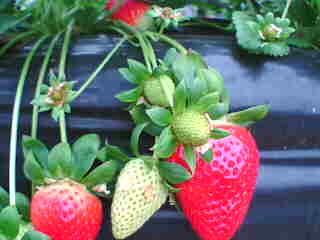
%> input picture Material_Imagenes/01_MuestrasColores/Color3.jpeg, 320 x 240 px, given in place of EvRojo1.tif, which was not available
$ octave Paso01_Entrenamiento_Aplicacion_KNN.m   (GNU Octave 9; MATLAB toolbox functions it lacks are replaced by stand-ins)
%> lines starting %> are read from the running program, lines starting %| are printed output that depends on the picture; pictures that were not available may be replaced by others from this repository, and a replacement may not be noted
%> further down, imagen is the input picture: size 240x320x3 uint8; mean R, G, B 109, 113.1, 107.3
### proyecto/Funciones/aplica_knn.m
function Ib = aplica_knn(imagen,datosModelo,codifValores,k,modelo)
%> called with k = 9, modelo = [1 2 3]

    % IDENTIFICAMOS LOS VALORES PARA EL FIT
    inputs_ent = datosModelo;
    outputs_ent = codifValores;

    % HACEMOS EL FIT DEL MODELO
    KNN_model = fitcknn(inputs_ent, outputs_ent,'NumNeighbors',k);

    % REDUCIMOS LA IMAGEN
    imagenR = imresize(imagen,0.5);

    % OBTNEMOS LOS DESCRIPTORES DE INTERES NORMALIZADOS
    [d1 d2 d3] = calcula_descriptores_interes(imagenR, modelo);

    % INICIALIZAMOS MATRIZ RESULTADO
    [N M dim] = size(imagenR);
    resultado = zeros(N,M);

    % RECORREMOS LAS COLUMNAS DE LA IMAGEN PARA CREAR UN SOLO INPUT
    input = [];
    for j = 1:M
        input_temp = [d1(:,j) d2(:,j) d3(:,j)];
        input = [input ; input_temp];
    end

    Codificacion_input = predict(KNN_model,input);


    % REOCSTRUIMOS LA SALIDA
    ind = 1;
    for j = 1:M
        resultado(:,j) = Codificacion_input(ind:ind+N-1);
        ind = ind+N;
    end


    % REESCALAMOS LA MATRIZ CODIFICADA
    [F C dim] = size(imagen);
    codifImagen = round(imresize(resultado,[F C], 'nearest'));
    Ib = codifImagen == 1;
end

### proyecto/Funciones/calcula_descriptores_interes.m
function [d1 d2 d3] = calcula_descriptores_interes(imagen, modelo)
%> called with modelo = [1 2 3]

    % CALCULO R G B
    R = double(imagen(:,:,1));
    G = double(imagen(:,:,2));
    B = double(imagen(:,:,3));

    % CALCULO R G B normalizada
    Rnorm = R/255;
    Gnorm = G/255;
    Bnorm = B/255;

    % CALCULO I
    I = (R+G+B)/3;

    % CALCULO I normalizada
    Inorm = (Rnorm+Gnorm+Bnorm)/3;

    % CALCULO H S
    hsv = rgb2hsv(imagen);
%> hsv: size 120x160x3 double; mean H, S, V 0.507, 0.455, 0.579
    H = hsv(:,:,1);
    S = hsv(:,:,2);
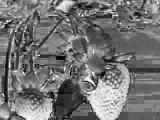
%> S: size 120x160 double; min 0, max 1, mean 0.455

    % CALCULO H S normalizado
    Hnorm = H;
    Snorm = S;


    % CALCULO YUV
    % 1- Normalizamos R G B (ya hecho)
    % 2- Conversion YUV
    Y = 0.299*Rnorm + 0.587*Gnorm + 0.114*Bnorm;
    U = 0.492*(Bnorm-Y);
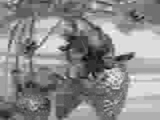
%> U: size 120x160 double; min -0.185, max 0.142, mean -0.00758; drawn with min black and max white
    V = 0.877*(Rnorm-Y);

    % CALCULO YUV normalizada
    Ynorm = Y;
    Unorm = mat2gray(U,[-0.436 0.436]);
    Vnorm = mat2gray(V,[-0.615 0.615]);


    % CALCULO L a b
    lab = rgb2lab(imagen);
%> lab: size 120x160x3 double; mean of channels 1, 2, 3 48.6, -2, 5.5
    L = lab(:,:,1);
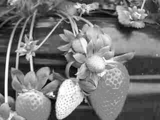
%> L: size 120x160 double; min 3.26, max 99.57, mean 48.6; drawn with min black and max white
    a = lab(:,:,2);
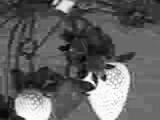
%> a: size 120x160 double; min -53.74, max 81.24, mean -2; drawn with min black and max white
    b = lab(:,:,3);
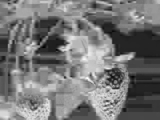
%> b: size 120x160 double; min -42.68, max 60.82, mean 5.5; drawn with min black and max white
    Lnorm = L/100;
    anorm = (a-(-128)) / (127 - (-128));
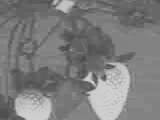
%> anorm: size 120x160 double; min 0.291, max 0.821, mean 0.494
    bnorm = (b -(-128)) / (127 - (-128));
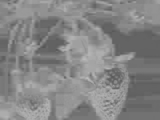
%> bnorm: size 120x160 double; min 0.335, max 0.74, mean 0.523

    % CONCATENAMOS LAS MATRICES
    descriptores = cat(3,Rnorm,Gnorm,Bnorm,...
                        Hnorm, Snorm,Inorm,...
                        Ynorm,Unorm,Vnorm,...
                        Lnorm,anorm,bnorm);

    d1 = descriptores(:,:,modelo(1));
    d2 = descriptores(:,:,modelo(2));
    d3 = descriptores(:,:,modelo(3));

end

### proyecto/02_A_SegmentacionRojoFresa/03_C_KNN/Paso01_Entrenamiento_Aplicacion_KNN.m
%% 0.- CARGAMOS DATOS DEL PROBLEMA

close all, clear all, clc
load './../02_EliminaOutliers/DatosGenerados/datos_limpios.mat'
load './../01_SelecDescriptores/DatosGenerados/modelos.mat'

addpath( './../../Material_Imagenes/02_MuestrasRojo')
addpath('./../../Funciones')


% caracterizacion del problema
numImagenes = 2;
k = 9;

%% 1.- ENTRENAMIENTO Y APLICACION DEL KNN

% SELECCIONAR MODELO (escoger entre 1,2,3)
modeloSeleccionado = 1;
% modeloSeleccionado = 2;
% modeloSeleccionado = 3;

codifOI = 255;
CodifValoresRojos = CodifValoresColores == codifOI;

% SELECCIONAMOS EL MODELO
modelo = modelosSeleccionados{modeloSeleccionado,1};
datosModelo = ValoresColoresNormalizados(:,modelo);


for i = 1:numImagenes

    % LEEMOS LA IMAGEN
    imagen = imread([ 'EvRojo' num2str(i) '.tif']);

    % APLICAMOS EL CLASIFICADOR KNN
    Ib = aplica_knn(imagen,datosModelo,CodifValoresRojos,k,modelo);
%> the run ends on the next line
